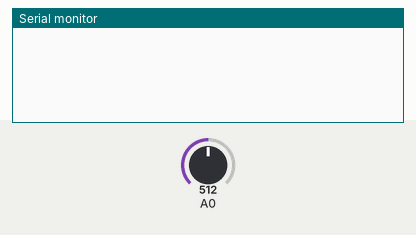
Bench run of a sketch on a simulated Arduino Uno, built with avr-gcc and run on an emulated ATmega328P. On the bench: the last lines printed to the serial monitor. The inputs (shaded band) are chosen by the test bench; at power-on: A0 = 512.

Above: at 1.2 s.
1.3 s: A0 set to 716
At 1.41 s:
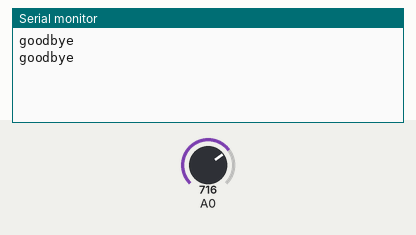
3.2 s: A0 set to 511
At 3.21 s:
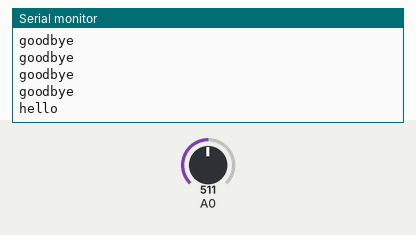

The sketch:

potentiometer.ino
```cpp
/*

Last challenge:

- If potentiometer < 200 : say "hello"
- If 200 < potentiometer < 512 : say "hi there"
- If 512 < potentiometer < 900 : say "almost there"
- If 900 < potentiometer < 1023 : say "good bye!"

*/

void setup() {
  Serial.begin(9600);
}

void loop() {
  int potentiometer;
  potentiometer = analogRead(A0);

  if (potentiometer < 512) {
    Serial.println("hello");
    delay(100);
  }
  else if (potentiometer > 512) {
    Serial.println("goodbye");
    delay(100);
  }

}
```

Measured:
- after the input at 1.3 s, the serial monitor: prints a new line at once (image 1)
- after the input at 3.2 s, the serial monitor: prints a new line at once (image 2)
